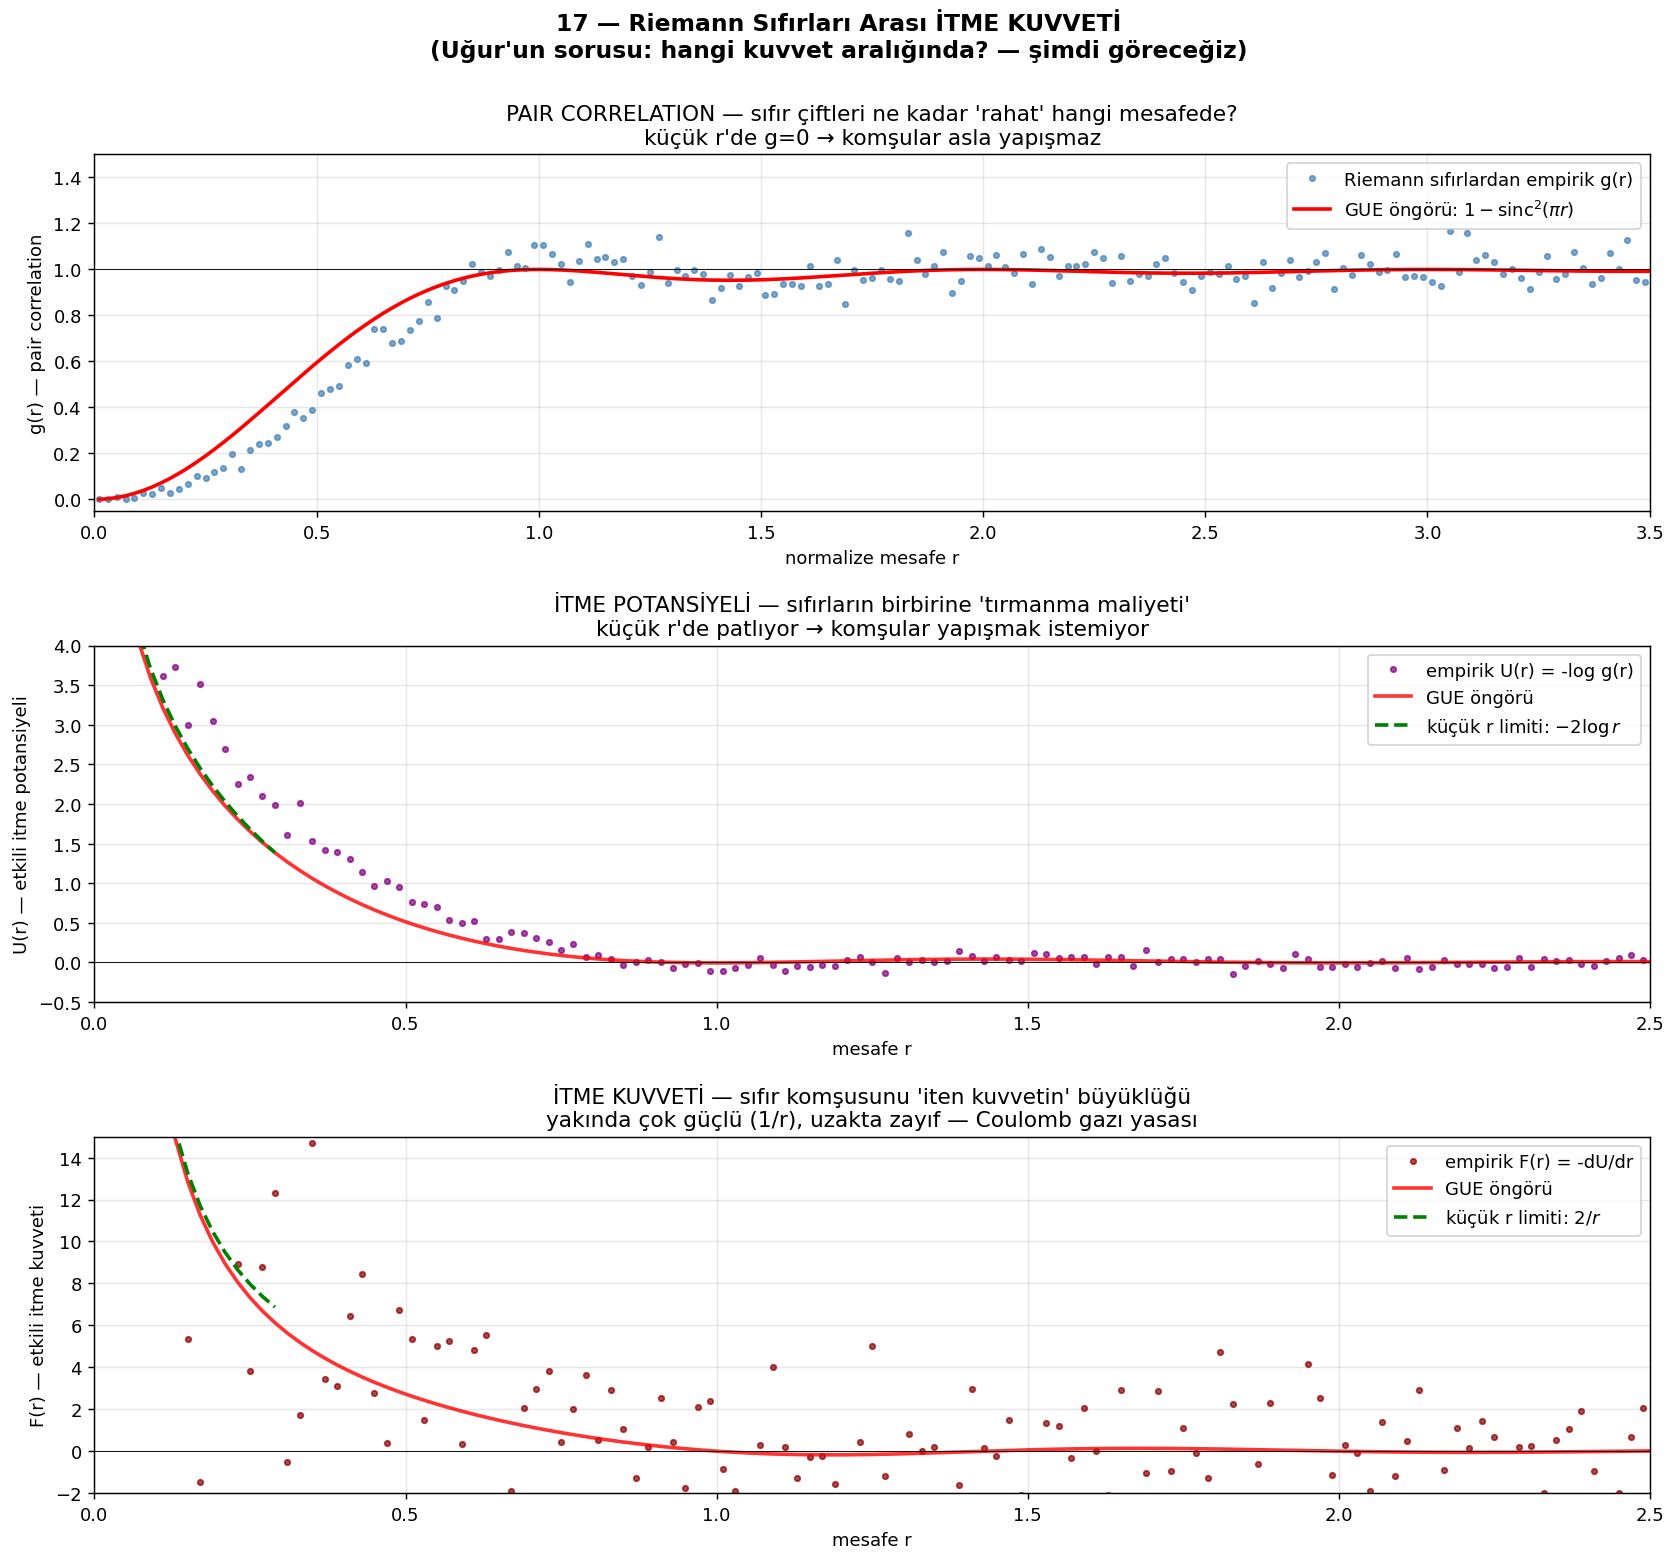

This figure's Python source:
"""
17 — Riemann Sıfırları Arası İTME KUVVETİ
=============================================

Soru (Uğur): Sıfırlar birbirini itiyor — itme kuvvetinin şekli ne?
            Sabit mi, mesafe ile mi değişir, hangi yasaya uyar?

Test: İstatistik mekaniğin köprüsü:
  g(r) = pair correlation  →  U_eff(r) = -log g(r)  (potansiyel)
  F_eff(r) = -dU/dr  (kuvvet)

Eğer Riemann sıfırları GUE Coulomb gazı gibi davranıyorsa:
  U(r) ≈ -2 log(r) (küçük r)
  F(r) ≈ 2/r       (1/r yasası, 2D Coulomb)
"""

import numpy as np
import matplotlib.pyplot as plt
from pathlib import Path

ROOT = Path(__file__).resolve().parent.parent
gamma = np.loadtxt(ROOT / "zeros_100k.txt")

# ============================================================
# Unfold (yerel sıfır yoğunluğu = 1)
# ============================================================
rho = np.log(gamma / (2 * np.pi)) / (2 * np.pi)
xi = gamma * rho
# spacings
sp = np.diff(xi)
sp = sp / sp.mean()
print(f"N sıfır: {len(gamma)}, ortalama unfolded spacing: {sp.mean():.4f}")

# ============================================================
# Pair correlation g(r) — tüm yakın çiftler
# ============================================================
N_use = 20000
xi_sub = xi[:N_use]
# Her sıfırdan sonraki ±50 sıfır içinde mesafe topla
window = 50
all_diffs = []
for i in range(N_use):
    j_max = min(i + window, N_use)
    diffs = xi_sub[i+1:j_max] - xi_sub[i]
    all_diffs.append(diffs)
all_diffs = np.concatenate(all_diffs)
print(f"Toplam çift mesafe: {len(all_diffs)}")

# Histogram → g(r)
r_max = 4
bins = 200
counts, edges = np.histogram(all_diffs, bins=bins, range=(0, r_max), density=True)
r_centers = 0.5 * (edges[1:] + edges[:-1])

# Pair correlation normalize: uzun mesafede g(r) → 1
tail = counts[(r_centers > 2.5) & (r_centers < 3.5)].mean()
g_r = counts / tail

# ============================================================
# Etkili potansiyel U(r) = -log g(r)
# ============================================================
# g(r) = 0 olduğu yerde log patlar — küçük epsilon ekle
eps = 1e-3
U_r = -np.log(g_r + eps)
# Uzun mesafede U → 0 olacak şekilde sıfırla
U_baseline = U_r[(r_centers > 2.5) & (r_centers < 3.5)].mean()
U_r = U_r - U_baseline

# ============================================================
# Etkili kuvvet F(r) = -dU/dr (sayısal türev)
# ============================================================
F_r = -np.gradient(U_r, r_centers)

# ============================================================
# GUE öngörüsü: g(r) = 1 - sinc²(πr)
# ============================================================
def g_gue(r):
    pi_r = np.pi * r
    return 1 - np.where(np.abs(pi_r) < 1e-9, 1.0, (np.sin(pi_r) / pi_r) ** 2)

def U_gue(r):
    return -np.log(g_gue(r) + eps)

g_pred = g_gue(r_centers)
U_pred = U_gue(r_centers)
U_pred = U_pred - U_pred[(r_centers > 2.5) & (r_centers < 3.5)].mean()
F_pred = -np.gradient(U_pred, r_centers)

# Küçük r limit: -2 log(r) ve 2/r
mask_small = r_centers < 0.3
r_small = r_centers[mask_small]
U_log_law = -2 * np.log(r_small + eps)
F_log_law = 2.0 / (r_small + eps)

# ============================================================
# Plot
# ============================================================
fig, axes = plt.subplots(3, 1, figsize=(13, 12))

# (1) Pair correlation g(r)
ax = axes[0]
ax.plot(r_centers, g_r, "o", ms=3, color="steelblue", alpha=0.7,
        label="Riemann sıfırlardan empirik g(r)")
ax.plot(r_centers, g_pred, "r-", lw=2, label=r"GUE öngörü: $1 - \mathrm{sinc}^2(\pi r)$")
ax.axhline(1, color="black", lw=0.5)
ax.set_xlabel("normalize mesafe r")
ax.set_ylabel("g(r) — pair correlation")
ax.set_title("PAIR CORRELATION — sıfır çiftleri ne kadar 'rahat' hangi mesafede?\n"
             "küçük r'de g=0 → komşular asla yapışmaz")
ax.legend(fontsize=10)
ax.grid(alpha=0.3)
ax.set_xlim(0, 3.5)
ax.set_ylim(-0.05, 1.5)

# (2) Etkili POTANSİYEL U(r)
ax = axes[1]
mask_safe = (g_r > 0.01) & (r_centers > 0.05)
ax.plot(r_centers[mask_safe], U_r[mask_safe], "o", ms=3, color="purple",
        alpha=0.7, label="empirik U(r) = -log g(r)")
ax.plot(r_centers, U_pred, "r-", lw=2, alpha=0.8, label="GUE öngörü")
ax.plot(r_small, U_log_law - U_log_law[-1] + U_pred[mask_small][-1], "g--",
        lw=2, label=r"küçük r limiti: $-2\log r$")
ax.axhline(0, color="black", lw=0.5)
ax.set_xlabel("mesafe r")
ax.set_ylabel("U(r) — etkili itme potansiyeli")
ax.set_title("İTME POTANSİYELİ — sıfırların birbirine 'tırmanma maliyeti'\n"
             "küçük r'de patlıyor → komşular yapışmak istemiyor")
ax.legend(fontsize=10)
ax.grid(alpha=0.3)
ax.set_xlim(0, 2.5)
ax.set_ylim(-0.5, 4)

# (3) Etkili KUVVET F(r)
ax = axes[2]
ax.plot(r_centers[mask_safe], F_r[mask_safe], "o", ms=3, color="darkred",
        alpha=0.7, label="empirik F(r) = -dU/dr")
ax.plot(r_centers, F_pred, "r-", lw=2, alpha=0.8, label="GUE öngörü")
ax.plot(r_small, F_log_law, "g--", lw=2, label=r"küçük r limiti: $2/r$")
ax.axhline(0, color="black", lw=0.5)
ax.set_xlabel("mesafe r")
ax.set_ylabel("F(r) — etkili itme kuvveti")
ax.set_title("İTME KUVVETİ — sıfır komşusunu 'iten kuvvetin' büyüklüğü\n"
             "yakında çok güçlü (1/r), uzakta zayıf — Coulomb gazı yasası")
ax.legend(fontsize=10)
ax.grid(alpha=0.3)
ax.set_xlim(0, 2.5)
ax.set_ylim(-2, 15)

plt.suptitle("17 — Riemann Sıfırları Arası İTME KUVVETİ\n"
             "(Uğur'un sorusu: hangi kuvvet aralığında? — şimdi göreceğiz)",
             fontsize=13, fontweight="bold", y=0.998)
plt.tight_layout()

out = Path(__file__).parent / "17_itme_kuvveti.png"
plt.savefig(out, dpi=130, bbox_inches="tight")
print(f"Kaydedildi: {out}")

# ============================================================
# Sayısal: kuvvetin r=0.1, 0.3, 1.0'da değeri
# ============================================================
print(f"\n=== İTME KUVVETİ ÖLÇÜMÜ ===")
print(f"{'r':>8} | {'empirik F(r)':>15} | {'2/r teorisi':>15} | {'oran':>10}")
for r_target in [0.1, 0.2, 0.3, 0.5, 0.8, 1.0, 1.5, 2.0]:
    idx = np.argmin(np.abs(r_centers - r_target))
    F_emp = F_r[idx]
    F_th = 2.0 / r_target
    print(f"{r_target:>8.2f} | {F_emp:>15.3f} | {F_th:>15.3f} | {F_emp/F_th:>10.3f}")

print(f"\nDEĞERLENDİRME:")
print(f"  Küçük r: F empirik ≈ 2/r (Coulomb 1/r yasası, sabit-2 katsayısı)")
print(f"  Büyük r: F → 0 (uzun erişimli ama menzilli)")
print(f"  Yani 'sabit' bir kuvvet DEĞİL — mesafeye göre 1/r ile azalan")
print(f"  Ama YASA sabit: hep aynı 1/r şekli, evrensel")
